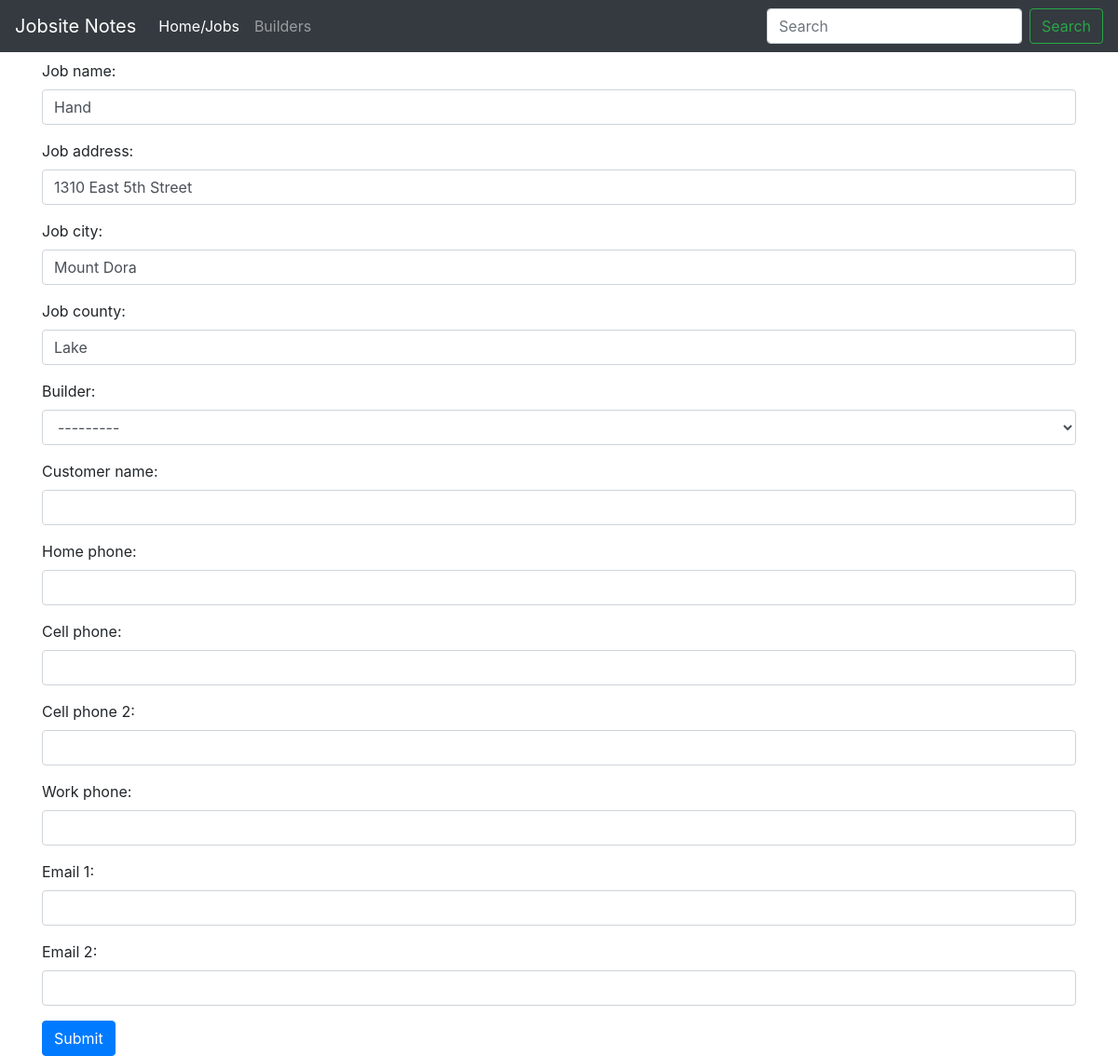
The page /jobedit/1/ on the database its author committed.
### PhilsNotesApp/models.py (models this page shows, shortened)
class Job(models.Model):
    job_name = models.CharField(db_index=True, max_length=50)
    job_address = models.CharField(max_length=50, blank=True)
    job_city = models.CharField(max_length=50, blank=True)
    job_county = models.CharField(max_length=50, blank=True)
    builder = models.ForeignKey(Builder, blank=True, null=True)
    customer_name = models.CharField(db_index=True, max_length=100, blank=True)
    home_phone = models.CharField(max_length=20, blank=True)
    cell_phone = models.CharField(max_length=20, blank=True)
    cell_phone_2 = models.CharField(max_length=20, blank=True)
    work_phone = models.CharField(max_length=20, blank=True)
    email_1 = models.CharField(max_length=75, blank=True)
    email_2 = models.CharField(max_length=75, blank=True)
    class Meta:
        verbose_name = "Job"
        verbose_name_plural = "Jobs"

### PhilsNotesApp/views.py (the view)
# urls.py: url(r'^jobedit/(?P<pk>\d+)/$', views.jobedit, name="jobedit"),
def jobedit(request, pk):
    job = get_object_or_404(Job, pk=pk)
    form = JobForm(request.POST or None, instance=job)
    if form.is_valid():
        form.save()
        return redirect('/')
    return render(request, 'jobform.html', {'jobform': form})

### PhilsNotesApp/forms.py
class JobForm(ModelForm):
    class Meta:
        model = Job
        fields = '__all__'

### PhilsNotesApp/models.py (called while the page is built)
    def __str__(self):
        return self.name

### PhilsNotesApp/templates/jobform.html (shortened to what this page needs)
{% extends 'base.html' %}
{% load widget_tweaks %}
{% block content %}
<form method="post" action="">
    {% for field in jobform.visible_fields %}
      <div class="form-group">
        {{ field.label_tag }}
        {% render_field field class="form-control" %}
      </div>
    {% endfor %}
    <button type="submit" class="btn btn-primary">Submit</button>
  </form>
{% endblock %}

### PhilsNotesApp/templates/base.html (style rules this page uses)
body { padding-top: 4rem; }

### rows shown on the page
Job: job_name "Hand" "1310 East 5th Street" "Mount Dora" "Lake" "---------"

### other values the page prints
{{ field.label_tag }} "Job name:" "Job address:" "Job city:" "Job county:" "Builder:" "Customer name:" "Home phone:" "Cell phone:" "Cell phone 2:" "Work phone:" "Email 1:" "Email 2:"
